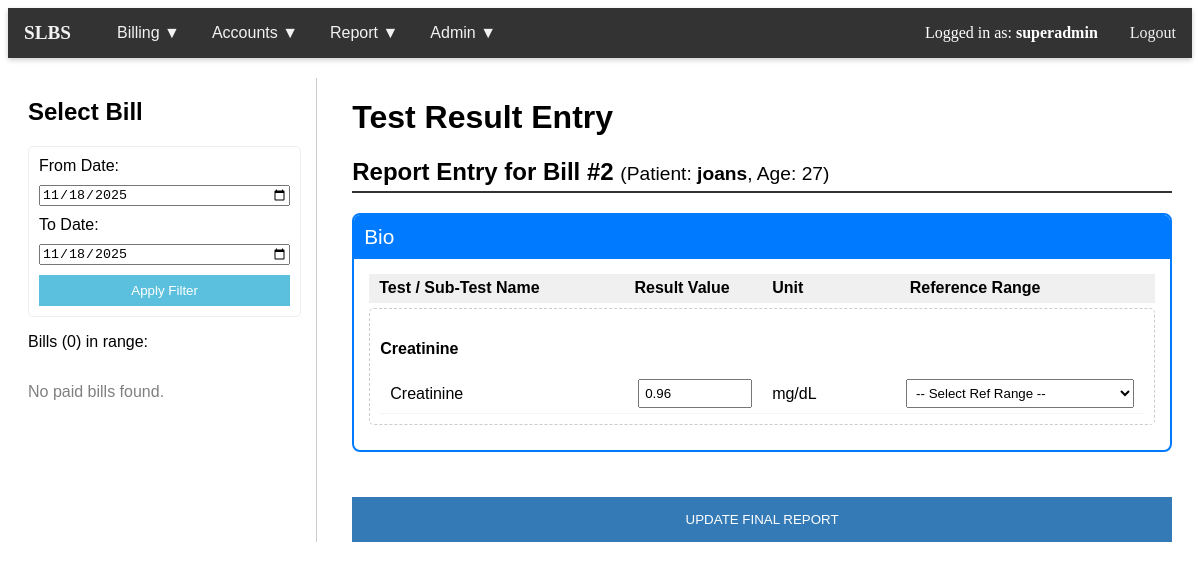
The app's page /report_entry.php?bill_id=2 (signed in) with its own data.
### tables this page shows
CREATE TABLE `company` (
  `id` int(11) NOT NULL,
  `company_name` varchar(255) NOT NULL,
  `address` varchar(255) DEFAULT NULL,
  `phone_no` varchar(20) DEFAULT NULL
);

CREATE TABLE `billing` (
  `bill_id` int(11) NOT NULL,
  `bill_date` datetime DEFAULT current_timestamp(),
  `pt_id` int(11) DEFAULT NULL,
  `refer_type` enum('Hospital','Doctor','Self') NOT NULL,
  `refer_id` int(11) DEFAULT NULL,
  `total_amount` decimal(10,2) NOT NULL,
  `discount` decimal(10,2) DEFAULT 0.00,
  `net_amount` decimal(10,2) NOT NULL,
  `status` enum('Paid','Cancelled') DEFAULT 'Paid'
);

CREATE TABLE `patients` (
  `pt_id` int(11) NOT NULL,
  `pt_name` varchar(100) NOT NULL,
  `age` int(11) DEFAULT NULL,
  `sex` enum('Male','Female','Other') DEFAULT NULL,
  `mobile_no` varchar(15) DEFAULT NULL
);

CREATE TABLE `tests` (
  `test_id` int(11) NOT NULL,
  `test_name` varchar(150) NOT NULL,
  `test_department` varchar(100) DEFAULT NULL,
  `specimen` varchar(50) DEFAULT NULL,
  `container` varchar(50) DEFAULT NULL,
  `price` decimal(10,2) NOT NULL,
  `tat_time` varchar(50) DEFAULT NULL,
  `report_type` enum('text','numeric') DEFAULT 'text',
  `decimal_places` tinyint(4) DEFAULT 0,
  `unit` varchar(20) DEFAULT NULL
);

### functions.php (called while the page is built, shortened)
<?php
require_once 'db_connect.php';
function check_permission($role_id, $permission_slug) {
    global $conn;
    if ($role_id == 1) {
        return true;
    }
    $sql = "SELECT 1
            FROM permissions p
            JOIN role_permissions rp ON p.permission_id = rp.permission_id
            WHERE rp.role_id = ? AND p.permission_slug = ?";
    $stmt = $conn->prepare($sql);
    $stmt->bind_param("is", $role_id, $permission_slug);
    $stmt->execute();
    $stmt->store_result();
    $has_permission = $stmt->num_rows > 0;
    return $has_permission;
}
?>

### report_entry.php (the view, shortened to what this page needs)
<?php
require_once 'functions.php';
require_once 'db_connect.php';
$bill_id_to_fetch = $_GET['bill_id'] ?? null;
$bill_data = null;
$tests_to_report = [];
$existing_results = [];
$is_edit_mode = false;
$pending_bills = [];
$start_date = $_GET['start_date'] ?? date('Y-m-d', strtotime('-0 days'));
$end_date = $_GET['end_date'] ?? date('Y-m-d');
function has_report($conn, $bill_id) {
    $stmt = $conn->prepare("SELECT COUNT(*) FROM reports WHERE bill_id = ?");
    $stmt->bind_param("i", $bill_id);
    $stmt->execute();
    $stmt->bind_result($count);
    return $count > 0;
}
if ($bill_id_to_fetch) {
    $is_edit_mode = has_report($conn, $bill_id_to_fetch);
    $sql_tests = "
        SELECT
            b.bill_id, p.pt_name, p.age, p.sex,
            t.test_id, t.test_name, t.test_department, t.report_type, t.decimal_places, t.unit
        FROM billing b
        JOIN patients p ON b.pt_id = p.pt_id
        JOIN bill_tests bt ON b.bill_id = bt.bill_id
        JOIN tests t ON bt.test_id = t.test_id
        WHERE b.bill_id = ? AND b.status = 'Paid'
    ";
    $stmt = $conn->prepare($sql_tests);
    $stmt->bind_param("i", $bill_id_to_fetch);
    $stmt->execute();
    $result = $stmt->get_result();
    if ($result->num_rows > 0) {
        $tests_grouped_by_dept = [];
        while ($row = $result->fetch_assoc()) {
            if (!$bill_data) {
                $bill_data = ['bill_id' => $row['bill_id'], 'pt_name' => $row['pt_name'], 'age' => $row['age'], 'sex' => $row['sex']];
            }
            $test_id = (int)$row['test_id'];
            $department = $row['test_department'] ?: 'GENERAL';
            if (!isset($tests_grouped_by_dept[$department])) {
                $tests_grouped_by_dept[$department] = [];
            }
            $tests_grouped_by_dept[$department][$test_id] = [
                'test_name' => $row['test_name'],
                'report_type' => $row['report_type'],
                'decimal_places' => (int)$row['decimal_places'],
                'unit' => $row['unit'],
                'sub_tests' => [],
                'ranges' => []
            ];
            $sub_stmt = $conn->prepare("SELECT sub_test_id, sub_test_name, report_type, decimal_places, unit FROM sub_tests WHERE test_id = ?");
            if ($sub_stmt) {
                $sub_stmt->bind_param("i", $test_id);
                $sub_stmt->execute();
                $sub_tests = $sub_stmt->get_result()->fetch_all(MYSQLI_ASSOC);
            } else {
                $sub_tests = [];
            }
            $tests_grouped_by_dept[$department][$test_id]['sub_tests'] = $sub_tests;
            $age = (int)$bill_data['age'];
            $sex = $bill_data['sex'];
            $ranges_sql = "
                SELECT range_id, sub_test_id, normal_value, min_age, max_age, sex
                FROM ref_ranges
                WHERE test_id = ?
                  AND (? BETWEEN COALESCE(min_age, 0) AND COALESCE(max_age, 999))
                  AND (sex = ? OR sex = 'Any')
            ";
            $stmt_range = $conn->prepare($ranges_sql);
            if ($stmt_range) {
                $stmt_range->bind_param("iis", $test_id, $age, $sex);
                $stmt_range->execute();
                $ranges_result = $stmt_range->get_result();
                $tests_grouped_by_dept[$department][$test_id]['ranges'] = $ranges_result ? $ranges_result->fetch_all(MYSQLI_ASSOC) : [];
            } else {
                $tests_grouped_by_dept[$department][$test_id]['ranges'] = [];
            }
        }
        $tests_to_report = $tests_grouped_by_dept;
        if ($is_edit_mode) {
            $sql_existing = "
                SELECT r.test_id, r.sub_test_id, r.result_value, r.range_id
                FROM reports r
                WHERE r.bill_id = ?
            ";
            $stmt_e = $conn->prepare($sql_existing);
            $stmt_e->bind_param("i", $bill_id_to_fetch);
            $stmt_e->execute();
            $result_e = $stmt_e->get_result();
            while ($row = $result_e->fetch_assoc()) {
                $sub_id = isset($row['sub_test_id']) ? $row['sub_test_id'] : 0;
                $key = $row['test_id'] . '_' . $sub_id;
                $existing_results[$key] = [
                    'result_value' => $row['result_value'],
                    'range_id' => $row['range_id']
                ];
            }
        }
    } else {
        $message = "<div style='color:red;'>Bill not found or not paid.</div>";
    }
}
?>
<!DOCTYPE html>
<html>
<head>
</head>
<body>
    <?php include 'navbar.php'; ?>
    <div class="container">
        <div class="list-panel">
            <h2>Select Bill</h2>
            <div class="filter-form-list">
                <form method="get" action="" style="display: flex; flex-direction: column; gap: 10px;">
                    <label>From Date:</label>
                    <input type="date" name="start_date" value="<?php echo htmlspecialchars($start_date); ?>" required>
                    <label>To Date:</label>
                    <input type="date" name="end_date" value="<?php echo htmlspecialchars($end_date); ?>" required>
                    <button type="submit" style="padding: 8px 15px; background-color: #5bc0de; color: white; border: none;">Apply Filter</button>
                </form>
            </div>
            <p>Bills (<?php echo count($pending_bills); ?>) in range:</p>
            <div style="max-height: 500px; overflow-y: auto;">
                <?php if (empty($pending_bills)): ?>
                    <p style="color: gray;">No paid bills found.</p>
                <?php endif; ?>
            </div>
        </div>
        <div class="entry-panel">
            <h1>Test Result Entry</h1>
            <?php if ($bill_data): ?>
                <h2 style="border-bottom: 2px solid #333; padding-bottom: 5px; margin-top: 0;">
                    Report Entry for Bill #<?php echo htmlspecialchars($bill_data['bill_id']); ?>
                    <span style="font-size: 0.8em; font-weight: normal;">
                        (Patient: <strong><?php echo htmlspecialchars($bill_data['pt_name']); ?></strong>, Age: <?php echo htmlspecialchars($bill_data['age']); ?>)
                    </span>
                </h2>
                <form action="" method="post">
                    <?php foreach ($tests_to_report as $department => $tests_in_dept): ?>
                        <div class="test-department-group">
                            <div class="department-header"><?php echo htmlspecialchars(ucwords($department)); ?></div>
                            <div class="header-row subtest-row" style="margin-bottom: 5px;">
                                <div style="flex: 2;">Test / Sub-Test Name</div>
                                <div style="flex: 1;">Result Value</div>
                                <div style="flex: 1;">Unit</div>
                                <div style="flex: 2;">Reference Range</div>
                            </div>
                            <?php foreach ($tests_in_dept as $test_id => $test): ?>
                                <div class="test-group">
                                    <h4><?php echo htmlspecialchars($test['test_name']); ?></h4>
                                    <?php
                                    $sub_tests = empty($test['sub_tests'])
                                        ? [['sub_test_id' => 0, 'sub_test_name' => $test['test_name'], 'report_type' => $test['report_type'], 'decimal_places' => $test['decimal_places'], 'unit' => $test['unit']]]
                                        : $test['sub_tests'];
                                    $base_decimal_places = $test['decimal_places'];
                                    $base_unit = $test['unit'];
                                    $base_report_type = $test['report_type'];
                                    ?>
                                    <?php foreach ($sub_tests as $subtest):
                                        $sub_id = $subtest['sub_test_id'] ?? 0;
                                        $key = $test_id . '_' . $sub_id;
                                        $existing = $existing_results[$key] ?? ['result_value' => '', 'range_id' => ''];
                                        $effective_type = $subtest['report_type'] ?? $base_report_type;
                                        $effective_decimals = $subtest['decimal_places'] ?? $base_decimal_places;
                                        $effective_unit = $subtest['unit'] ?? $base_unit;
                                        $input_type = ($effective_type == 'numeric') ? 'number' : 'text';
                                        $step_value = ($effective_decimals > 0)
                                                      ? ('0.' . str_repeat('0', $effective_decimals - 1) . '1')
                                                      : '1';
                                        $step_attr = ($input_type == 'number') ? 'step="' . $step_value . '"' : '';
                                    ?>
                                        <div class="subtest-row">
                                            <div style="flex: 2; font-weight: 500;"><?php echo htmlspecialchars($subtest['sub_test_name']); ?></div>
                                            <div style="flex: 1;">
                                                <input type="<?php echo htmlspecialchars($input_type); ?>"
                                                    name="report_data[<?php echo htmlspecialchars($test_id); ?>][<?php echo htmlspecialchars($sub_id); ?>][result_value]"
                                                    value="<?php echo htmlspecialchars($existing['result_value']); ?>"
                                                    <?php echo htmlspecialchars($step_attr); ?> >
                                            </div>
                                            <div style="flex: 1; padding-left: 10px;">
                                                <?php echo htmlspecialchars($effective_unit ?? ''); ?>
                                            </div>
                                            <div style="flex: 2;">
                                                <select name="report_data[<?php echo htmlspecialchars($test_id); ?>][<?php echo htmlspecialchars($sub_id); ?>][range_id]">
                                                    <option value="">-- Select Ref Range --</option>
                                                </select>
                                            </div>
                                        </div>
                                    <?php endforeach; ?>
                                </div>
                            <?php endforeach; ?>
                        </div>
                    <?php endforeach; ?>
                    <button type="submit" name="submit_report" style="width: 100%; padding: 15px; margin-top: 20px; background-color: #337ab7; color: white; border: none;">
                        <?php echo $is_edit_mode ? 'UPDATE FINAL REPORT' : 'SAVE FINAL REPORT'; ?>
                    </button>
                </form>
            <?php else: ?>
                <p style="text-align: center; margin-top: 50px;">Select a bill from the list on the left to begin data entry or editing.</p>
            <?php endif; ?>
        </div>
    </div>
</body>
</html>

### navbar.php (shortened to what this page needs)
<?php
$company_name = "Lab Billing System";
if (isset($conn)) {
    $result = $conn->query("SELECT company_name FROM company LIMIT 1");
    if ($result && $row = $result->fetch_assoc()) {
        $company_name = htmlspecialchars($row['company_name']);
    }
}
$role_id = $_SESSION['role_id'] ?? 0;
?>
<div class="navbar">
    <div class="navbar-left">
        <a class="logo" href="dashboard.php"><?php echo $company_name; ?></a>
        <?php if (check_permission($role_id, 'access_billing')) : ?>
            <div class="dropdown">
                <div class="dropdown-toggle">
                    <button>Billing ▼</button>
                </div>
            </div>
        <?php endif; ?>
        <?php if (check_permission($role_id, 'access_accounts')) : ?>
            <div class="dropdown">
                <div class="dropdown-toggle">
                    <button>Accounts ▼</button>
                </div>
            </div>
        <?php endif; ?>
        <?php if (check_permission($role_id, 'access_reports')) : ?>
            <div class="dropdown">
                <div class="dropdown-toggle">
                    <button>Report ▼</button>
                </div>
            </div>
        <?php endif; ?>
        <?php if (check_permission($role_id, 'manage_users') || check_permission($role_id, 'manage_tests') || check_permission($role_id, 'access_licence') || $role_id == 1) : ?>
            <div class="dropdown">
                <div class="dropdown-toggle">
                    <button>Admin ▼</button>
                </div>
            </div>
        <?php endif; ?>
    </div>
    <div class="navbar-right">
        <div class="user-info">
            Logged in as: <strong><?php echo htmlspecialchars($_SESSION['username'] ?? 'User'); ?></strong>
        </div>
        <a class="logout" href="logout.php">Logout</a>
    </div>
</div>

### records on screen
company: company_name "SLBS"
billing: bill_id "2", pt.pt_name "joans", pt.age "27", tests.test_department "Bio", tests.test_name "Creatinine", decimal_places "0.96", tests.unit "mg/dL"

### other values on screen
$_SESSION['username'] "superadmin"
count($pending_bills) "0"
